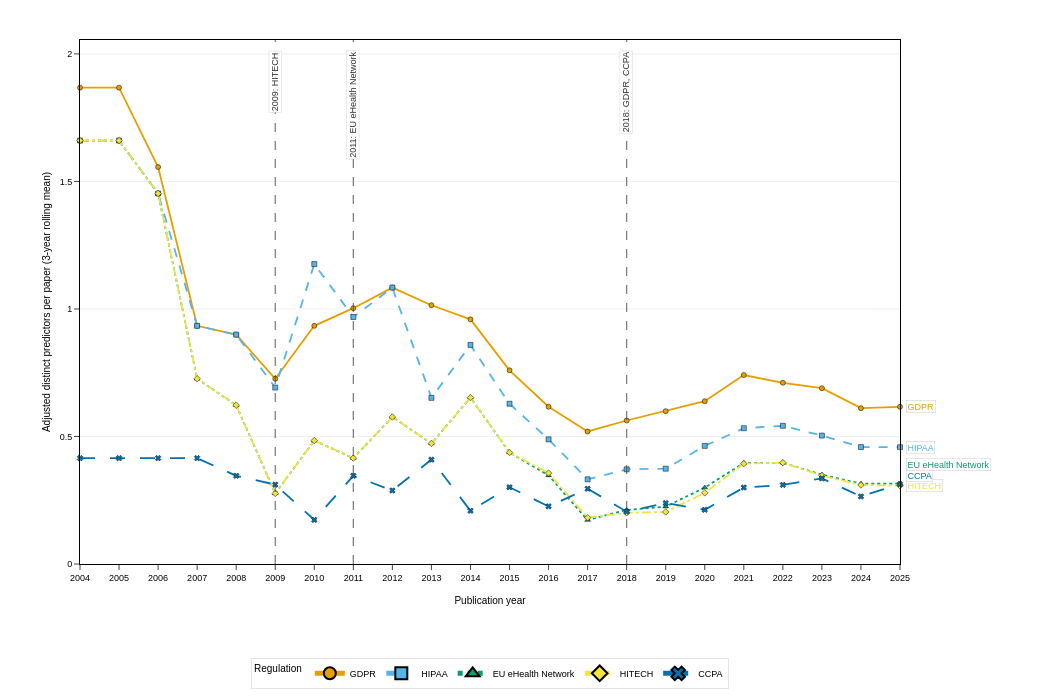

The notebook cell this image was saved under:
### Markdown cell above
### Figure 6
Per-paper rate of adjusted distinct regulated predictors by regulation, 1987–2025 (3-year rolling mean). Five major regulations are shown using distinct colors, line styles, and marker shapes for triple redundancy. Dashed vertical lines indicate reference years (Er) with regulation names. End labels identify each regulation on the right side.

### Code cell
use_cfg("fig6")
# ==============================
# Data
# ==============================
f6 = merged_df.loc[merged_df["confidence"] == "High"].copy()
f6["year_int"] = f6["year_int"].clip(upper=2025)

paper_key = "doi_clean"
assert paper_key in f6.columns, "Missing normalized DOI column."

per_year = (
    f6.groupby(["reg_id","year_int"])["feature_clean"]
      .nunique()
      .reset_index(name="distinct_features")
)
per_year["adj_distinct_features"] = per_year["distinct_features"] * GLOBAL_RATE

if DENOM_MODE == "overall":
    denom = f6.groupby("year_int")[paper_key].nunique().rename("n_papers_year").reset_index()
    per_year = per_year.merge(denom, on="year_int", how="left")
    per_year = per_year[per_year["n_papers_year"] > 0]
    per_year["rate_per_paper"] = per_year["adj_distinct_features"] / per_year["n_papers_year"]
    y_label = "Adjusted distinct predictors per paper"
elif DENOM_MODE == "by_reg":
    denom = (
        f6.groupby(["reg_id","year_int"])[paper_key]
          .nunique().rename("n_papers_reg_year").reset_index()
    )
    per_year = per_year.merge(denom, on=["reg_id","year_int"], how="left")
    per_year = per_year[per_year["n_papers_reg_year"] > 0]
    per_year["rate_per_paper"] = per_year["adj_distinct_features"] / per_year["n_papers_reg_year"]
    y_label = "Adjusted distinct predictors per paper (within regulation)"
else:
    raise ValueError("DENOM_MODE must be 'overall' or 'by_reg'")

# Top regs by total unrolled rate for stable selection
top_regs = (
    per_year.groupby("reg_id")["rate_per_paper"]
      .sum().sort_values(ascending=False)
      .head(5).index.tolist()
)
per_year_top = per_year[per_year["reg_id"].isin(top_regs)].copy()
if per_year_top.empty:
    raise ValueError("No data for Figure 6 after filtering.")

# Reindex to full year range and optionally roll
if ROLL:
    yr_min, yr_max = int(per_year_top["year_int"].min()), 2025
    full = []
    for reg, g in per_year_top.groupby("reg_id"):
        idx = pd.Index(range(yr_min, yr_max+1), name="year_int")
        g2 = g.set_index("year_int").reindex(idx)
        if DENOM_MODE == "overall":
            year_den = denom.set_index("year_int")["n_papers_year"].reindex(idx)
            # Zero links in an observed corpus year means zero, not missing.
            observed_zero = year_den.gt(0) & g2["rate_per_paper"].isna()
            g2.loc[observed_zero, "rate_per_paper"] = 0.0
        g2["reg_id"] = reg
        full.append(g2.reset_index())
    per_year_top = pd.concat(full, ignore_index=True)
    per_year_top["rate_per_paper_roll"] = (
        per_year_top.groupby("reg_id")["rate_per_paper"]
                    .apply(lambda s: s.rolling(ROLL, min_periods=1).mean()).values
    )
    y_field = "rate_per_paper_roll"
    y_label = f"{y_label} ({ROLL}-year rolling mean)"
else:
    y_field = "rate_per_paper"

# ==============================
# Encoding
# ==============================
color_map  = {reg: OKABE_ITO[i % len(OKABE_ITO)] for i, reg in enumerate(top_regs)}
dash_cycle = ["solid","dash","dot","dashdot","longdash"]
dash_map   = {reg: dash_cycle[i % len(dash_cycle)] for i, reg in enumerate(top_regs)}
sym_cycle  = ["circle","square","triangle-up","diamond","x"]
symbol_map = {reg: sym_cycle[i % len(sym_cycle)] for i, reg in enumerate(top_regs)}
cat_order  = {"reg_id": top_regs}

# ==============================
# Plot
# ==============================
fig6 = px.line(
    per_year_top.sort_values(["reg_id","year_int"]),
    x="year_int", y=y_field,
    color="reg_id", category_orders=cat_order, color_discrete_map=color_map,
    line_dash="reg_id", line_dash_map=dash_map,
    symbol="reg_id", symbol_map=symbol_map,
    markers=True,
    labels={"year_int":"Publication year", y_field:y_label, "reg_id":"Regulation"},
)

xmin = int(per_year_top["year_int"].min()); xmax = 2025
ymax = float(per_year_top[y_field].max() or 0)

fig6.update_xaxes(
    range=[xmin, xmax], tickmode="linear", dtick=1,
    showgrid=False, showline=True, linewidth=1, linecolor="black", mirror=True,
    ticks="outside", tickfont=dict(size=9, color="black"),
    title=dict(text="Publication year", font=dict(size=10, color="black")), automargin=True,
)
fig6.update_yaxes(
    range=[0, ymax * 1.10 if ymax > 0 else 1],
    showgrid=True, gridcolor="#E0E0E0", gridwidth=0.5,
    zeroline=False, showline=True, linewidth=1, linecolor="black", mirror=True,
    ticks="outside", tickfont=dict(size=9, color="black"),
    title=dict(text=y_label, font=dict(size=10, color="black")), automargin=True,
)
fig6.update_traces(
    line_width=1.8, marker_size=5, marker_line_width=0.5,
    marker_line_color="black", cliponaxis=False,
)

# Layout with legend ON
if USE_END_LABELS and not USE_LEGEND:
    margin_config = dict(l=80, r=150, t=40, b=60)
elif USE_LEGEND and not USE_END_LABELS:
    margin_config = dict(l=80, r=30, t=40, b=120)
elif USE_END_LABELS and USE_LEGEND:
    margin_config = dict(l=80, r=150, t=40, b=120)
else:
    margin_config = dict(l=80, r=30, t=40, b=60)

fig6.update_layout(
    width=BASE_WIDTH_PX, height=BASE_HEIGHT_PX,
    font=dict(family="Arial, sans-serif", size=10, color="black"),
    paper_bgcolor="white", plot_bgcolor="white",
    showlegend=True,
    legend=dict(
        title=dict(text="Regulation", font=dict(size=10, color="black")),
        orientation="h", yanchor="top", y=-0.18,
        xanchor="center", x=0.5,
        bgcolor="white", bordercolor="rgba(0,0,0,0.2)", borderwidth=0.5,
        font=dict(size=9, color="black"),
        itemsizing="constant", traceorder="normal",
    ),
    margin=margin_config, title=None, template=None,
)

# ==============================
# End labels: last non-NaN point per reg + collision avoidance
# ==============================
if USE_END_LABELS:
    gsorted = per_year_top.sort_values(["reg_id","year_int"])
    last_pts = (
        gsorted.dropna(subset=[y_field])
               .groupby("reg_id", as_index=False).tail(1)[["reg_id","year_int",y_field]]
    )
    # Sort by y for spacing
    last_pts = last_pts.sort_values(y_field).reset_index(drop=True)
    MIN_DY = 0.02 * (fig6.layout.yaxis.range[1] if ymax > 0 else 1)  # ~2% of axis span
    placed = []
    for _, r in last_pts.iterrows():
        y_target = float(r[y_field])
        for py in placed:
            if abs(y_target - py) < MIN_DY:
                y_target = py + MIN_DY
        placed.append(y_target)
        fig6.add_annotation(
            x=float(r["year_int"]), y=y_target,
            xref="x", yref="y",
            text=str(r["reg_id"]),
            showarrow=False,
            xanchor="left", yanchor="middle",
            xshift=6,
            font=dict(size=9, color=color_map.get(r["reg_id"], "#222222")),
            bgcolor="rgba(255,255,255,0.85)",
            bordercolor="rgba(0,0,0,0.2)", borderwidth=0.5,
        )

# ==============================
# Enactment markers
# ==============================
_ENACT = globals().get("ENACT_YEARS", globals().get("enact_years", None))
if _ENACT is None:
    raise NameError("ENACT_YEARS (or enact_years) must be defined earlier.")

year_to_regs = {}
for reg in top_regs:
    yr = _ENACT.get(reg)
    if isinstance(yr, (int, float)):
        yr = min(int(yr), 2025)
        year_to_regs.setdefault(yr, []).append(reg)

for yr in sorted(year_to_regs):
    fig6.add_vline(x=yr, line_dash="dash", line_color="rgba(60,60,60,0.7)", line_width=1.2)
    fig6.add_annotation(
        x=yr, y=0.98, xref="x", yref="paper",
        text=f"{yr}: {', '.join(year_to_regs[yr])}",
        showarrow=False, textangle=-90,
        font=dict(size=9, color="rgba(40,40,40,0.95)"),
        xanchor="center", yanchor="top",
        bgcolor="rgba(255,255,255,0.85)",
        bordercolor="rgba(120,120,120,0.3)", borderwidth=0.5,
    )

# ==============================
# Show / export
# ==============================
config = {
    "toImageButtonOptions": {
        "format": "png", "filename": "fig6",
        "height": BASE_HEIGHT_PX, "width": BASE_WIDTH_PX, "scale": EXPORT_SCALE
    },
    "displayModeBar": True, "displaylogo": False,
    "modeBarButtonsToRemove": ["pan2d","lasso2d","select2d"],
}
fig6.show(config=config)

print("Legend entries (order):", top_regs)

try:
    fig6.write_image("fig6.png", format="png",
                     width=fig6.layout.width, height=fig6.layout.height, scale=EXPORT_SCALE)
    print("✓ Auto-exported fig6.png")
except Exception:
    print("ℹ Use the camera button to download at 300 DPI")

### Figure 1 — Plotly figure (JSON) as saved in the notebook; plotly's stock layout.template omitted (floating-point values rounded to 4 significant figures)
{"data": [{"cliponaxis": false, "hovertemplate": "Regulation=GDPR<br>Publication year=%{x}<br>Adjusted distinct predictors per paper (3-year rolling mean)=%{y}<extra></extra>", "legendgroup": "GDPR", "line": {"color": "#E69F00", "dash": "solid", "width": 1.8}, "marker": {"line": {"color": "black", "width": 0.5}, "size": 5, "symbol": "circle"}, "mode": "lines+markers", "name": "GDPR", "orientation": "v", "showlegend": true, "type": "scatter", "x": [2004, 2005, 2006, 2007, 2008, 2009, 2010, 2011, 2012, 2013, 2014, 2015, 2016, 2017, 2018, 2019, 2020, 2021, 2022, 2023, 2024, 2025], "xaxis": "x", "y": [1.868, 1.868, 1.556, 0.9339, 0.8993, 0.7264, 0.9339, 1.003, 1.084, 1.015, 0.9593, 0.7594, 0.6164, 0.5196, 0.5626, 0.5992, 0.6383, 0.7409, 0.7106, 0.6893, 0.611, 0.6163], "yaxis": "y"}, {"cliponaxis": false, "hovertemplate": "Regulation=HIPAA<br>Publication year=%{x}<br>Adjusted distinct predictors per paper (3-year rolling mean)=%{y}<extra></extra>", "legendgroup": "HIPAA", "line": {"color": "#56B4E9", "dash": "dash", "width": 1.8}, "marker": {"line": {"color": "black", "width": 0.5}, "size": 5, "symbol": "square"}, "mode": "lines+markers", "name": "HIPAA", "orientation": "v", "showlegend": true, "type": "scatter", "x": [2004, 2005, 2006, 2007, 2008, 2009, 2010, 2011, 2012, 2013, 2014, 2015, 2016, 2017, 2018, 2019, 2020, 2021, 2022, 2023, 2024, 2025], "xaxis": "x", "y": [1.66, 1.66, 1.453, 0.9339, 0.8993, 0.6918, 1.176, 0.9685, 1.084, 0.6514, 0.859, 0.6284, 0.4889, 0.3321, 0.3713, 0.3737, 0.463, 0.5324, 0.5419, 0.5036, 0.4585, 0.458], "yaxis": "y"}, {"cliponaxis": false, "hovertemplate": "Regulation=EU eHealth Network<br>Publication year=%{x}<br>Adjusted distinct predictors per paper (3-year rolling mean)=%{y}<extra></extra>", "legendgroup": "EU eHealth Network", "line": {"color": "#009E73", "dash": "dot", "width": 1.8}, "marker": {"line": {"color": "black", "width": 0.5}, "size": 5, "symbol": "triangle-up"}, "mode": "lines+markers", "name": "EU eHealth Network", "orientation": "v", "showlegend": true, "type": "scatter", "x": [2004, 2005, 2006, 2007, 2008, 2009, 2010, 2011, 2012, 2013, 2014, 2015, 2016, 2017, 2018, 2019, 2020, 2021, 2022, 2023, 2024, 2025], "xaxis": "x", "y": [1.66, 1.66, 1.453, 0.7264, 0.6226, 0.2767, 0.4842, 0.4151, 0.5765, 0.4727, 0.6526, 0.4374, 0.3474, 0.1722, 0.2121, 0.2249, 0.2996, 0.3962, 0.3969, 0.3502, 0.315, 0.3153], "yaxis": "y"}, {"cliponaxis": false, "hovertemplate": "Regulation=HITECH<br>Publication year=%{x}<br>Adjusted distinct predictors per paper (3-year rolling mean)=%{y}<extra></extra>", "legendgroup": "HITECH", "line": {"color": "#F0E442", "dash": "dashdot", "width": 1.8}, "marker": {"line": {"color": "black", "width": 0.5}, "size": 5, "symbol": "diamond"}, "mode": "lines+markers", "name": "HITECH", "orientation": "v", "showlegend": true, "type": "scatter", "x": [2004, 2005, 2006, 2007, 2008, 2009, 2010, 2011, 2012, 2013, 2014, 2015, 2016, 2017, 2018, 2019, 2020, 2021, 2022, 2023, 2024, 2025], "xaxis": "x", "y": [1.66, 1.66, 1.453, 0.7264, 0.6226, 0.2767, 0.4842, 0.4151, 0.5765, 0.4727, 0.6526, 0.4374, 0.3566, 0.1814, 0.2006, 0.2042, 0.2789, 0.3935, 0.3974, 0.3466, 0.3098, 0.3069], "yaxis": "y"}, {"cliponaxis": false, "hovertemplate": "Regulation=CCPA<br>Publication year=%{x}<br>Adjusted distinct predictors per paper (3-year rolling mean)=%{y}<extra></extra>", "legendgroup": "CCPA", "line": {"color": "#0072B2", "dash": "longdash", "width": 1.8}, "marker": {"line": {"color": "black", "width": 0.5}, "size": 5, "symbol": "x"}, "mode": "lines+markers", "name": "CCPA", "orientation": "v", "showlegend": true, "type": "scatter", "x": [2004, 2005, 2006, 2007, 2008, 2009, 2010, 2011, 2012, 2013, 2014, 2015, 2016, 2017, 2018, 2019, 2020, 2021, 2022, 2023, 2024, 2025], "xaxis": "x", "y": [0.4151, 0.4151, 0.4151, 0.4151, 0.3459, 0.3113, 0.1729, 0.3459, 0.2882, 0.4093, 0.2087, 0.3009, 0.226, 0.2952, 0.2052, 0.2389, 0.2126, 0.2998, 0.3101, 0.3356, 0.2648, 0.3131], "yaxis": "y"}], "layout": {"annotations": [{"bgcolor": "rgba(255,255,255,0.85)", "bordercolor": "rgba(0,0,0,0.2)", "borderwidth": 0.5, "font": {"color": "#F0E442", "size": 9}, "showarrow": false, "text": "HITECH", "x": 2025.0, "xanchor": "left", "xref": "x", "xshift": 6, "y": 0.3069, "yanchor": "middle", "yref": "y"}, {"bgcolor": "rgba(255,255,255,0.85)", "bordercolor": "rgba(0,0,0,0.2)", "borderwidth": 0.5, "font": {"color": "#0072B2", "size": 9}, "showarrow": false, "text": "CCPA", "x": 2025.0, "xanchor": "left", "xref": "x", "xshift": 6, "y": 0.348, "yanchor": "middle", "yref": "y"}, {"bgcolor": "rgba(255,255,255,0.85)", "bordercolor": "rgba(0,0,0,0.2)", "borderwidth": 0.5, "font": {"color": "#009E73", "size": 9}, "showarrow": false, "text": "EU eHealth Network", "x": 2025.0, "xanchor": "left", "xref": "x", "xshift": 6, "y": 0.3891, "yanchor": "middle", "yref": "y"}, {"bgcolor": "rgba(255,255,255,0.85)", "bordercolor": "rgba(0,0,0,0.2)", "borderwidth": 0.5, "font": {"color": "#56B4E9", "size": 9}, "showarrow": false, "text": "HIPAA", "x": 2025.0, "xanchor": "left", "xref": "x", "xshift": 6, "y": 0.458, "yanchor": "middle", "yref": "y"}, {"bgcolor": "rgba(255,255,255,0.85)", "bordercolor": "rgba(0,0,0,0.2)", "borderwidth": 0.5, "font": {"color": "#E69F00", "size": 9}, "showarrow": false, "text": "GDPR", "x": 2025.0, "xanchor": "left", "xref": "x", "xshift": 6, "y": 0.6163, "yanchor": "middle", "yref": "y"}, {"bgcolor": "rgba(255,255,255,0.85)", "bordercolor": "rgba(120,120,120,0.3)", "borderwidth": 0.5, "font": {"color": "rgba(40,40,40,0.95)", "size": 9}, "showarrow": false, "text": "1996: HIPAA", "textangle": -90, "x": 1996, "xanchor": "center", "xref": "x", "y": 0.98, "yanchor": "top", "yref": "paper"}, {"bgcolor": "rgba(255,255,255,0.85)", "bordercolor": "rgba(120,120,120,0.3)", "borderwidth": 0.5, "font": {"color": "rgba(40,40,40,0.95)", "size": 9}, "showarrow": false, "text": "2009: HITECH", "textangle": -90, "x": 2009, "xanchor": "center", "xref": "x", "y": 0.98, "yanchor": "top", "yref": "paper"}, {"bgcolor": "rgba(255,255,255,0.85)", "bordercolor": "rgba(120,120,120,0.3)", "borderwidth": 0.5, "font": {"color": "rgba(40,40,40,0.95)", "size": 9}, "showarrow": false, "text": "2011: EU eHealth Network", "textangle": -90, "x": 2011, "xanchor": "center", "xref": "x", "y": 0.98, "yanchor": "top", "yref": "paper"}, {"bgcolor": "rgba(255,255,255,0.85)", "bordercolor": "rgba(120,120,120,0.3)", "borderwidth": 0.5, "font": {"color": "rgba(40,40,40,0.95)", "size": 9}, "showarrow": false, "text": "2018: GDPR, CCPA", "textangle": -90, "x": 2018, "xanchor": "center", "xref": "x", "y": 0.98, "yanchor": "top", "yref": "paper"}], "font": {"color": "black", "family": "Arial, sans-serif", "size": 10}, "height": 700, "legend": {"bgcolor": "white", "bordercolor": "rgba(0,0,0,0.2)", "borderwidth": 0.5, "font": {"color": "black", "size": 9}, "itemsizing": "constant", "orientation": "h", "title": {"font": {"color": "black", "size": 10}, "text": "Regulation"}, "tracegroupgap": 0, "traceorder": "normal", "x": 0.5, "xanchor": "center", "y": -0.18, "yanchor": "top"}, "margin": {"b": 120, "l": 80, "r": 150, "t": 40}, "paper_bgcolor": "white", "plot_bgcolor": "white", "shapes": [{"line": {"color": "rgba(60,60,60,0.7)", "dash": "dash", "width": 1.2}, "type": "line", "x0": 1996, "x1": 1996, "xref": "x", "y0": 0, "y1": 1, "yref": "y domain"}, {"line": {"color": "rgba(60,60,60,0.7)", "dash": "dash", "width": 1.2}, "type": "line", "x0": 2009, "x1": 2009, "xref": "x", "y0": 0, "y1": 1, "yref": "y domain"}, {"line": {"color": "rgba(60,60,60,0.7)", "dash": "dash", "width": 1.2}, "type": "line", "x0": 2011, "x1": 2011, "xref": "x", "y0": 0, "y1": 1, "yref": "y domain"}, {"line": {"color": "rgba(60,60,60,0.7)", "dash": "dash", "width": 1.2}, "type": "line", "x0": 2018, "x1": 2018, "xref": "x", "y0": 0, "y1": 1, "yref": "y domain"}], "showlegend": true, "title": {}, "width": 1050, "xaxis": {"anchor": "y", "automargin": true, "domain": [0.0, 1.0], "dtick": 1, "linecolor": "black", "linewidth": 1, "mirror": true, "range": [2004, 2025], "showgrid": false, "showline": true, "tickfont": {"color": "black", "size": 9}, "tickmode": "linear", "ticks": "outside", "title": {"font": {"color": "black", "size": 10}, "text": "Publication year"}}, "yaxis": {"anchor": "x", "automargin": true, "domain": [0.0, 1.0], "gridcolor": "#E0E0E0", "gridwidth": 0.5, "linecolor": "black", "linewidth": 1, "mirror": true, "range": [0, 2.055], "showgrid": true, "showline": true, "tickfont": {"color": "black", "size": 9}, "ticks": "outside", "title": {"font": {"color": "black", "size": 10}, "text": "Adjusted distinct predictors per paper (3-year rolling mean)"}, "zeroline": false}}}
